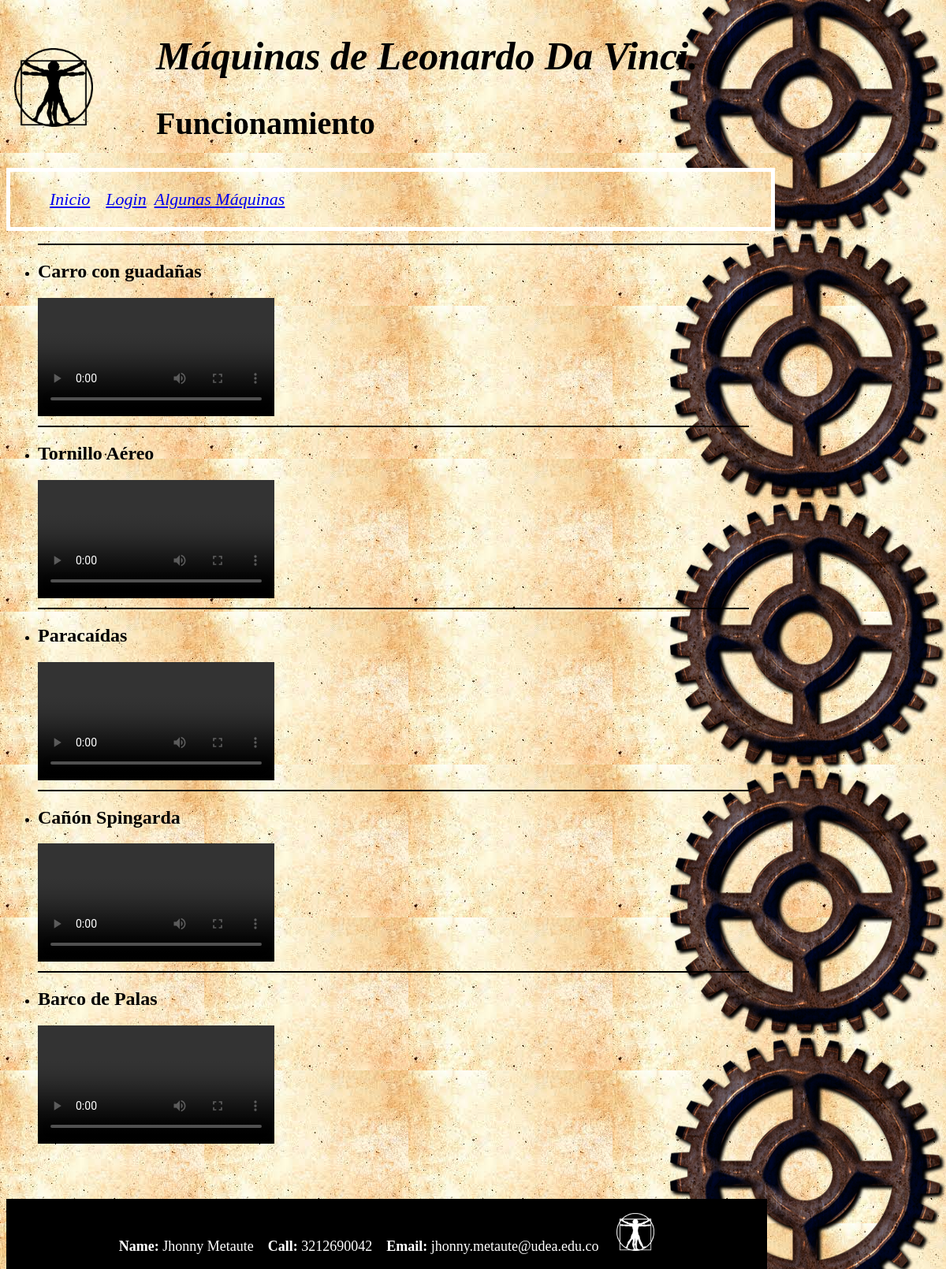
Screenshot of /vid.php with the database file from the repository.
### tables this page shows
CREATE TABLE `informacion` (
  `id` int(11) NOT NULL,
  `Nombre` varchar(40) NOT NULL,
  `Informacion` varchar(600) NOT NULL,
  `imagen` varchar(100) NOT NULL,
  `tipo` varchar(100) NOT NULL,
  `uso` varchar(100) NOT NULL,
  `material` varchar(100) NOT NULL,
  `codex` varchar(100) NOT NULL,
  `plano` varchar(100) NOT NULL,
  `video` varchar(100) NOT NULL
);

### vid.php (the view, shortened to what this page needs)
<!DOCTYPE HTML>
<html>
	<head>
		<link rel="stylesheet" type="text/css" href="Estilo.css">
	</head>
	<body>
		<header>
			<a href="inicio.php" ><img src="imagenes/logo.png" id="logo"></a>
			<hgroup>
				<h1 align="left">Máquinas de Leonardo Da Vinci.</h1>
				<h2 class="tagline">Funcionamiento</h2>
			</hgroup>
		</header>
		<nav>
			<ul>
				<?php
					if(!isset($_SESSION['auth'])){
						if(isset($_SESSION['admin'])){
					    print("<a href='inicio.php' class='Inicio'>Inicio<a/>");
						print("<a href='admin.php' class='Registro'>Admin</a>");
						print("<a href='maquinas.php' class='libre1'>Algunas Máquinas</a>");
						print("<a href='planos.php' class='libre2'>Planos de Construcción</a>");
						print("<a href='vid.php' class='libre3'>Videos de funcionamiento</a>");
						print("<a href='logout.php' class='Registro'>Logout</a>");
					   }else{
					   	print("<a href='inicio.php' class='Inicio'>Inicio<a/>");
						print("<a href='registro.php' class='Registro'>Login</a>");
						print("<a href='maquinas.php' class='libre1'>Algunas Máquinas</a>");
					   }
					}
				?>
			</ul>
		</nav>
		<section>
			<article class="contenido">
				<ul>
					<?php
						   $mysqli = new mysqli("localhost","root","", "trabajofinal");
					       $query = "SELECT * FROM informacion";
					       if ($result = $mysqli->query($query)) {
							    while ($row = $result->fetch_assoc()) {
							      $video= $row["video"];
							      $nombre = $row["Nombre"];
							      print("<li><HR ALIGN='left' WIDTH='900px' color='black'></HR>");
							      print("<h2>".$nombre."</h2>");
					              print("<video src='".$video."'' controls></video>");
							      print("</li>");
							    }
					        }
						?>
				</ul>
			</article>
		</section>
		<footer>
		    <p> <b>Name: </b>Jhonny Metaute  &nbsp;&nbsp; <b>Call: </b>3212690042 &nbsp;&nbsp; <b>Email: </b> jhonny.metaute@udea.edu.co &nbsp;&nbsp;&nbsp;&nbsp;<img src="imagenes/logo2.png" width="5%" height="5%" /></p>
		</footer>
	</body>
</html>

### Estilo.css (style rules this page uses)
html { background: url("imagenes/fondo1.png") right repeat-y, url("imagenes/fondo.png"); }
header { display:flex; align-items:center; }
#logo { width: 100px; height: 100px; margin: 10px; vertical-align: middle; }
header h1 { font-style: italic; font-size: 50px; margin-left: 70px; }
header h2 { font-style: normal; font-size: 40px; margin-left: 70px; }
nav { font-size: 22px; font-style: italic; border: 5px solid white; width: 965px; margin: none; background-image: url("imagenes/fondo.png"); }
nav a { margin-left: 10px; }
footer { margin-top: 50px; float: left; font-size: 18px; width: 965px; background-color: #000000; }
footer p { text-align: center; font-size: 18px; color: white; }
.contenido { width: 950px; }

### rows the page displays
informacion: Nombre "Carro con guadañas"
informacion: Nombre "Tornillo Aéreo"
informacion: Nombre "Paracaídas"
informacion: Nombre "Cañón Spingarda"
informacion: Nombre "Barco de Palas"
